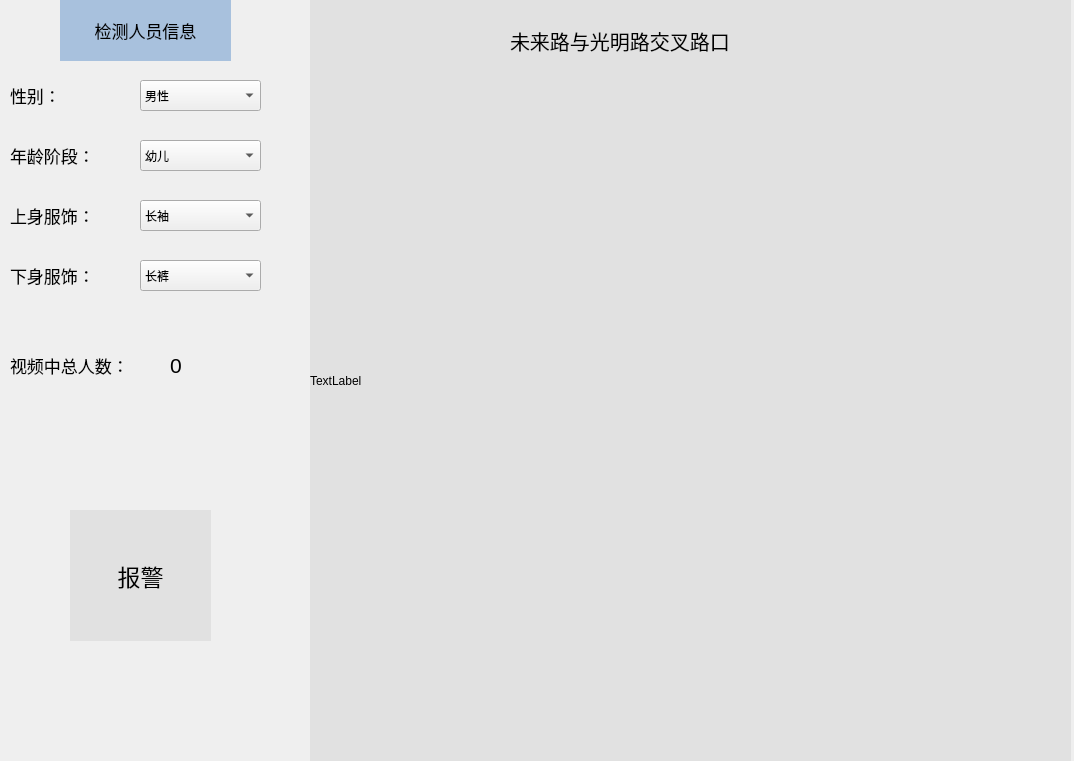
<?xml version="1.0" encoding="UTF-8"?>
<ui version="4.0">
 <class>People</class>
 <widget class="QDialog" name="People">
  <property name="geometry">
   <rect>
    <x>0</x>
    <y>0</y>
    <width>1074</width>
    <height>761</height>
   </rect>
  </property>
  <property name="windowTitle">
   <string>Dialog</string>
  </property>
  <widget class="QLabel" name="video_people">
   <property name="geometry">
    <rect>
     <x>310</x>
     <y>0</y>
     <width>761</width>
     <height>761</height>
    </rect>
   </property>
   <property name="styleSheet">
    <string notr="true">QLabel{
	background-color:rgb(225,225,225);
}</string>
   </property>
   <property name="text">
    <string>TextLabel</string>
   </property>
  </widget>
  <widget class="QLabel" name="label_2">
   <property name="geometry">
    <rect>
     <x>60</x>
     <y>0</y>
     <width>171</width>
     <height>61</height>
    </rect>
   </property>
   <property name="font">
    <font>
     <pointsize>13</pointsize>
    </font>
   </property>
   <property name="styleSheet">
    <string notr="true">QLabel{
	background-color:rgb(168,193,221);
}</string>
   </property>
   <property name="text">
    <string>检测人员信息</string>
   </property>
   <property name="alignment">
    <set>Qt::AlignCenter</set>
   </property>
  </widget>
  <widget class="QLabel" name="label_3">
   <property name="geometry">
    <rect>
     <x>10</x>
     <y>80</y>
     <width>61</width>
     <height>31</height>
    </rect>
   </property>
   <property name="font">
    <font>
     <pointsize>13</pointsize>
    </font>
   </property>
   <property name="text">
    <string>性别：</string>
   </property>
  </widget>
  <widget class="QComboBox" name="gender">
   <property name="geometry">
    <rect>
     <x>140</x>
     <y>80</y>
     <width>121</width>
     <height>31</height>
    </rect>
   </property>
   <item>
    <property name="text">
     <string>男性</string>
    </property>
   </item>
   <item>
    <property name="text">
     <string>女性</string>
    </property>
   </item>
  </widget>
  <widget class="QComboBox" name="age">
   <property name="geometry">
    <rect>
     <x>140</x>
     <y>140</y>
     <width>121</width>
     <height>31</height>
    </rect>
   </property>
   <item>
    <property name="text">
     <string>幼儿</string>
    </property>
   </item>
   <item>
    <property name="text">
     <string>青少年</string>
    </property>
   </item>
   <item>
    <property name="text">
     <string>青年</string>
    </property>
   </item>
   <item>
    <property name="text">
     <string>中年</string>
    </property>
   </item>
   <item>
    <property name="text">
     <string>老年</string>
    </property>
   </item>
  </widget>
  <widget class="QLabel" name="label_5">
   <property name="geometry">
    <rect>
     <x>10</x>
     <y>140</y>
     <width>121</width>
     <height>31</height>
    </rect>
   </property>
   <property name="font">
    <font>
     <pointsize>13</pointsize>
    </font>
   </property>
   <property name="text">
    <string>年龄阶段：</string>
   </property>
  </widget>
  <widget class="QLabel" name="label_6">
   <property name="geometry">
    <rect>
     <x>10</x>
     <y>200</y>
     <width>121</width>
     <height>31</height>
    </rect>
   </property>
   <property name="font">
    <font>
     <pointsize>13</pointsize>
    </font>
   </property>
   <property name="text">
    <string>上身服饰：</string>
   </property>
  </widget>
  <widget class="QComboBox" name="upper_wear">
   <property name="geometry">
    <rect>
     <x>140</x>
     <y>200</y>
     <width>121</width>
     <height>31</height>
    </rect>
   </property>
   <item>
    <property name="text">
     <string>长袖</string>
    </property>
   </item>
   <item>
    <property name="text">
     <string>短袖</string>
    </property>
   </item>
  </widget>
  <widget class="QLabel" name="label_7">
   <property name="geometry">
    <rect>
     <x>10</x>
     <y>260</y>
     <width>121</width>
     <height>31</height>
    </rect>
   </property>
   <property name="font">
    <font>
     <pointsize>13</pointsize>
    </font>
   </property>
   <property name="text">
    <string>下身服饰：</string>
   </property>
  </widget>
  <widget class="QComboBox" name="lower_wear">
   <property name="geometry">
    <rect>
     <x>140</x>
     <y>260</y>
     <width>121</width>
     <height>31</height>
    </rect>
   </property>
   <item>
    <property name="text">
     <string>长裤</string>
    </property>
   </item>
   <item>
    <property name="text">
     <string>短裤</string>
    </property>
   </item>
   <item>
    <property name="text">
     <string>长裙</string>
    </property>
   </item>
   <item>
    <property name="text">
     <string>短裙</string>
    </property>
   </item>
   <item>
    <property name="text">
     <string>不确定</string>
    </property>
   </item>
  </widget>
  <widget class="QLabel" name="label_8">
   <property name="geometry">
    <rect>
     <x>10</x>
     <y>350</y>
     <width>151</width>
     <height>31</height>
    </rect>
   </property>
   <property name="font">
    <font>
     <pointsize>13</pointsize>
    </font>
   </property>
   <property name="text">
    <string>视频中总人数：</string>
   </property>
  </widget>
  <widget class="QLabel" name="perplenumber">
   <property name="geometry">
    <rect>
     <x>170</x>
     <y>350</y>
     <width>111</width>
     <height>31</height>
    </rect>
   </property>
   <property name="font">
    <font>
     <pointsize>16</pointsize>
    </font>
   </property>
   <property name="text">
    <string>0</string>
   </property>
   <property name="openExternalLinks">
    <bool>false</bool>
   </property>
  </widget>
  <widget class="QLabel" name="alarm">
   <property name="geometry">
    <rect>
     <x>70</x>
     <y>510</y>
     <width>141</width>
     <height>131</height>
    </rect>
   </property>
   <property name="font">
    <font>
     <pointsize>17</pointsize>
    </font>
   </property>
   <property name="styleSheet">
    <string notr="true">QLabel{
	background-color:rgb(225,225,225);
}</string>
   </property>
   <property name="text">
    <string>报警</string>
   </property>
   <property name="alignment">
    <set>Qt::AlignCenter</set>
   </property>
  </widget>
  <widget class="QLabel" name="label">
   <property name="geometry">
    <rect>
     <x>510</x>
     <y>20</y>
     <width>301</width>
     <height>41</height>
    </rect>
   </property>
   <property name="font">
    <font>
     <pointsize>15</pointsize>
    </font>
   </property>
   <property name="text">
    <string>未来路与光明路交叉路口</string>
   </property>
  </widget>
 </widget>
 <resources/>
 <connections/>
</ui>
